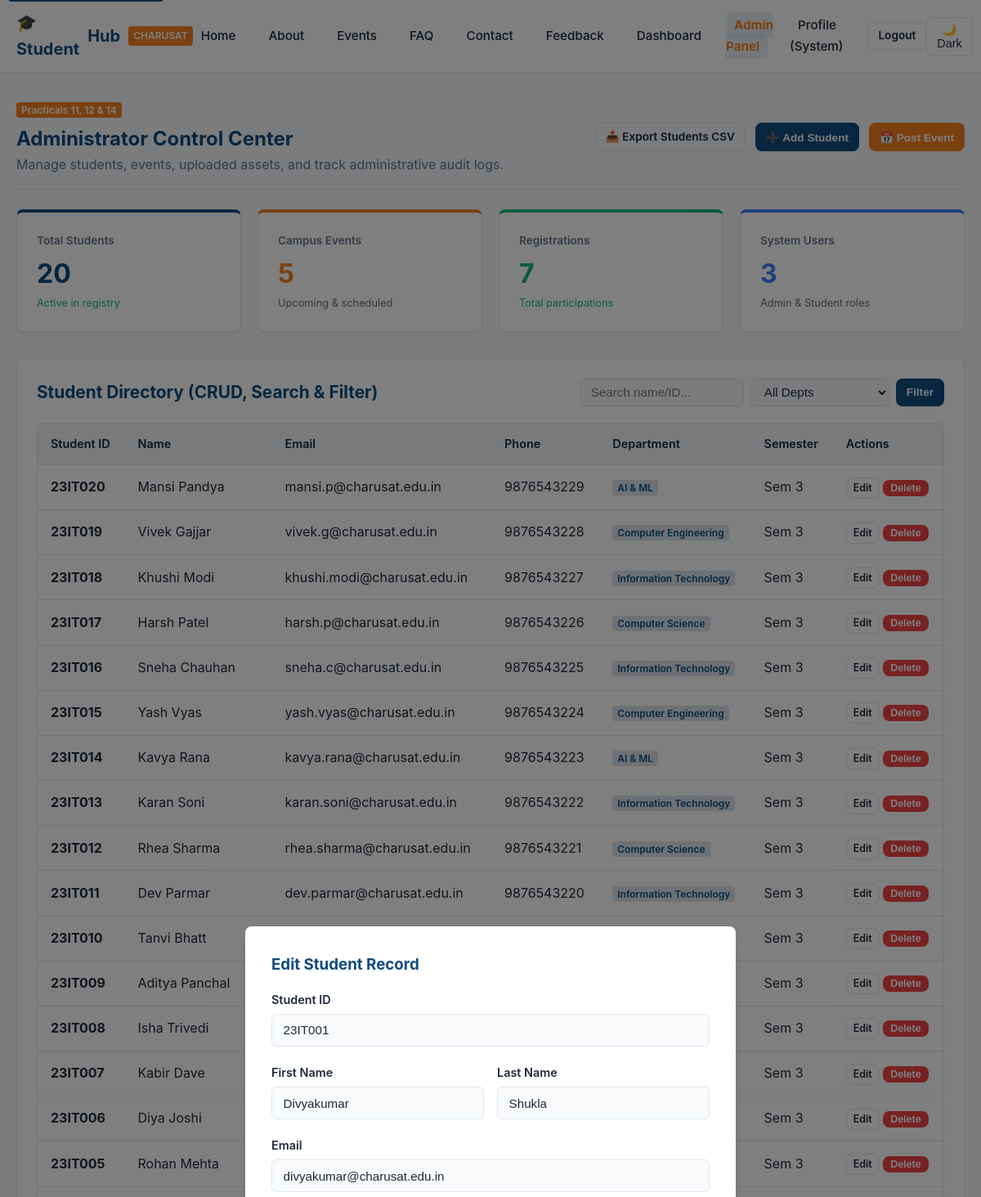
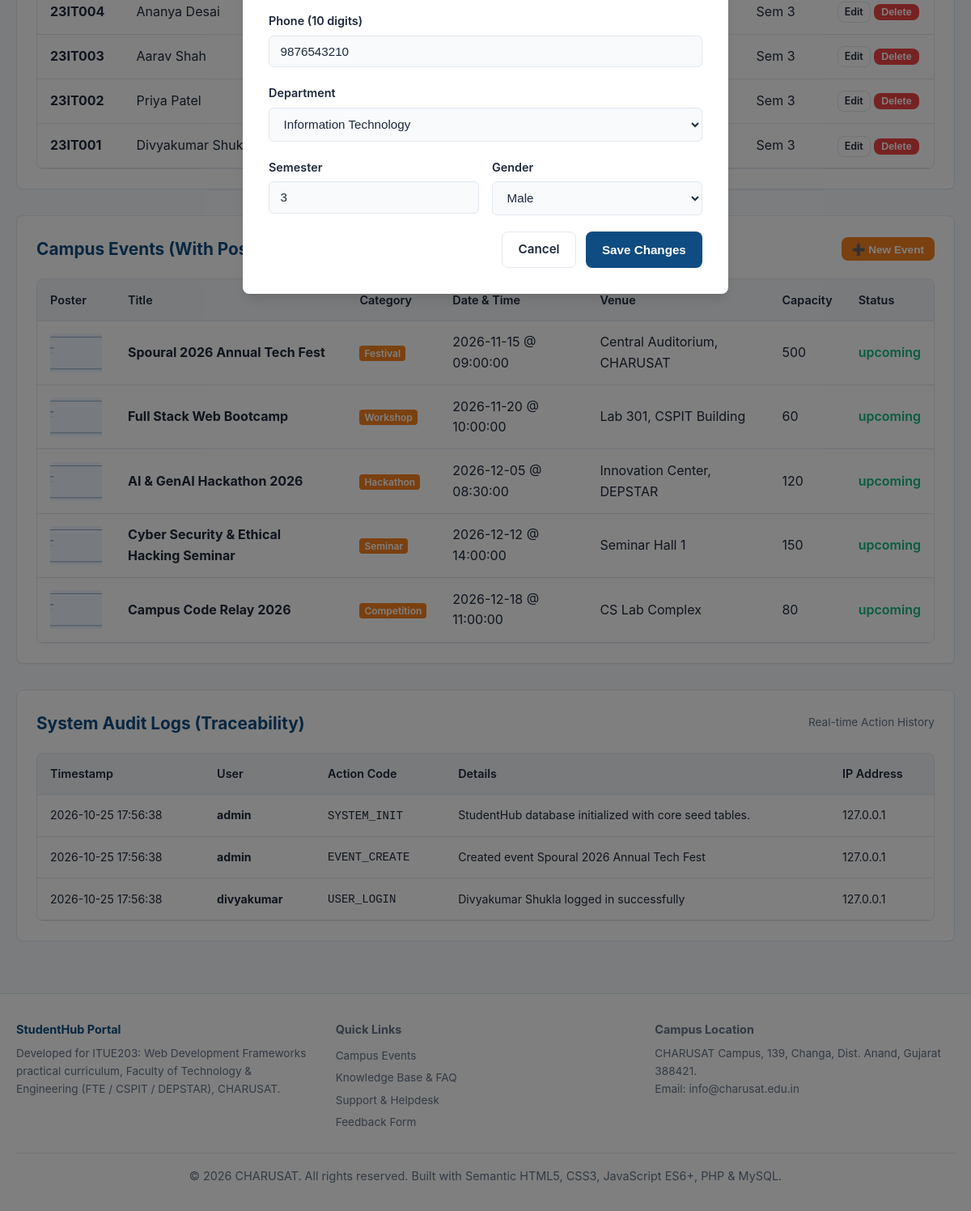
The app's page /admin.php?edit_student=1 (signed in) with its own data (2 pictures, top to bottom).
### tables this page shows
CREATE TABLE `students` (
  `id` INT AUTO_INCREMENT PRIMARY KEY,
  `user_id` INT NULL,
  `student_id` VARCHAR(20) NOT NULL UNIQUE,
  `first_name` VARCHAR(50) NOT NULL,
  `last_name` VARCHAR(50) NOT NULL,
  `email` VARCHAR(100) NOT NULL UNIQUE,
  `phone` VARCHAR(15) NOT NULL,
  `department` VARCHAR(50) NOT NULL,
  `semester` INT NOT NULL DEFAULT 3,
  `gender` ENUM('Male', 'Female', 'Other') NOT NULL,
  `status` ENUM('active', 'inactive', 'deleted') NOT NULL DEFAULT 'active',
  `created_at` TIMESTAMP DEFAULT CURRENT_TIMESTAMP,
  `updated_at` TIMESTAMP DEFAULT CURRENT_TIMESTAMP ON UPDATE CURRENT_TIMESTAMP,
  CONSTRAINT `fk_students_user` FOREIGN KEY (`user_id`) REFERENCES `users` (`id`) ON DELETE SET NULL
);

CREATE TABLE `events` (
  `id` INT AUTO_INCREMENT PRIMARY KEY,
  `title` VARCHAR(150) NOT NULL,
  `category` VARCHAR(50) NOT NULL,
  `description` TEXT NOT NULL,
  `event_date` DATE NOT NULL,
  `event_time` TIME NOT NULL,
  `venue` VARCHAR(100) NOT NULL,
  `poster_image` VARCHAR(255) DEFAULT 'default_event.jpg',
  `capacity` INT NOT NULL DEFAULT 100,
  `status` ENUM('upcoming', 'completed', 'cancelled') NOT NULL DEFAULT 'upcoming',
  `created_by` INT NULL,
  `created_at` TIMESTAMP DEFAULT CURRENT_TIMESTAMP,
  `updated_at` TIMESTAMP DEFAULT CURRENT_TIMESTAMP ON UPDATE CURRENT_TIMESTAMP,
  CONSTRAINT `fk_events_created_by` FOREIGN KEY (`created_by`) REFERENCES `users` (`id`) ON DELETE SET NULL
);

CREATE TABLE `audit_logs` (
  `id` INT AUTO_INCREMENT PRIMARY KEY,
  `user_id` INT NULL,
  `action` VARCHAR(100) NOT NULL,
  `details` TEXT NULL,
  `ip_address` VARCHAR(45) NULL,
  `created_at` TIMESTAMP DEFAULT CURRENT_TIMESTAMP,
  CONSTRAINT `fk_audit_user` FOREIGN KEY (`user_id`) REFERENCES `users` (`id`) ON DELETE SET NULL
);

CREATE TABLE `users` (
  `id` INT AUTO_INCREMENT PRIMARY KEY,
  `username` VARCHAR(50) NOT NULL UNIQUE,
  `email` VARCHAR(100) NOT NULL UNIQUE,
  `password` VARCHAR(255) NOT NULL,
  `role` ENUM('admin', 'student') NOT NULL DEFAULT 'student',
  `full_name` VARCHAR(100) NOT NULL,
  `status` ENUM('active', 'inactive') NOT NULL DEFAULT 'active',
  `last_login` DATETIME NULL,
  `created_at` TIMESTAMP DEFAULT CURRENT_TIMESTAMP,
  `updated_at` TIMESTAMP DEFAULT CURRENT_TIMESTAMP ON UPDATE CURRENT_TIMESTAMP
);

### includes/db.php (called while the page is built, shortened)
<?php
if (class_exists('mysqli')) {
    $conn = @new mysqli(DB_HOST, DB_USER, DB_PASS, DB_NAME, DB_PORT);
    if ($conn->connect_error) {
        error_log("StudentHub DB Connection Error: " . $conn->connect_error);
    } else {
        $db_connected = true;
    }
} else {
    error_log('StudentHub requires the PHP mysqli extension. Enable mysqli in php.ini.');
}
?>

### admin.php (the view, shortened to what this page needs)
<?php
require_once __DIR__ . '/includes/db.php';
$stats = ['students' => 20, 'events' => 5, 'registrations' => 7, 'users' => 3];
$student_list = [];
$event_list = [];
$audit_list = [];
if ($db_connected) {
    $res = $conn->query("SELECT COUNT(*) AS c FROM students WHERE status != 'deleted'");
    if ($res) $stats['students'] = $res->fetch_assoc()['c'];
    $res = $conn->query("SELECT COUNT(*) AS c FROM events");
    if ($res) $stats['events'] = $res->fetch_assoc()['c'];
    $res = $conn->query("SELECT COUNT(*) AS c FROM registrations");
    if ($res) $stats['registrations'] = $res->fetch_assoc()['c'];
    $res = $conn->query("SELECT COUNT(*) AS c FROM users");
    if ($res) $stats['users'] = $res->fetch_assoc()['c'];
    $sql = "SELECT * FROM students WHERE status != 'deleted'";
    $sql .= " ORDER BY id DESC LIMIT 50";
    $st_stmt = $conn->prepare($sql);
    $st_stmt->execute();
    $student_list = $st_stmt->get_result()->fetch_all(MYSQLI_ASSOC);
    $ev_res = $conn->query("SELECT * FROM events ORDER BY event_date ASC");
    if ($ev_res) $event_list = $ev_res->fetch_all(MYSQLI_ASSOC);
    $aud_res = $conn->query("SELECT a.*, u.username FROM audit_logs a LEFT JOIN users u ON a.user_id = u.id ORDER BY a.created_at DESC LIMIT 15");
    if ($aud_res) $audit_list = $aud_res->fetch_all(MYSQLI_ASSOC);
}
$edit_student = null;
if (isset($_GET['edit_student']) && $db_connected) {
    $edit_id = (int)$_GET['edit_student'];
    $edit_stmt = $conn->prepare("SELECT * FROM students WHERE id = ? AND status != 'deleted'");
    $edit_stmt->bind_param('i', $edit_id);
    $edit_stmt->execute();
    $edit_student = $edit_stmt->get_result()->fetch_assoc();
}
require_once __DIR__ . '/includes/header.php';
?>
<section style="margin-bottom: 2rem;">
  <div style="display: flex; justify-content: space-between; align-items: center; flex-wrap: wrap; gap: 1rem; margin-bottom: 1.5rem; border-bottom: 1px solid var(--border-color); padding-bottom: 1rem;">
    <div>
      <span class="brand-badge" style="background: var(--secondary-color);">Practicals 11, 12 & 14</span>
      <h1 style="color: var(--primary-color); margin-top: 0.25rem;">Administrator Control Center</h1>
      <p style="color: var(--text-muted);">Manage students, events, uploaded assets, and track administrative audit logs.</p>
    </div>
    <div style="display: flex; gap: 0.75rem;">
      <a href="admin.php?action=export_students" class="btn btn-outline btn-sm">📥 Export Students CSV</a>
      <button class="btn btn-primary btn-sm" onclick="openModal('addStudentModal')">➕ Add Student</button>
      <button class="btn btn-secondary btn-sm" onclick="openModal('addEventModal')">📅 Post Event</button>
    </div>
  </div>
  <div style="display: grid; grid-template-columns: repeat(auto-fit, minmax(220px, 1fr)); gap: 1.25rem; margin-bottom: 2rem;">
    <div class="card" style="border-top: 4px solid var(--primary-color);">
      <div style="color: var(--text-muted); font-size: 0.85rem; font-weight: 600;">Total Students</div>
      <div style="font-size: 2rem; font-weight: 700; color: var(--primary-color); margin-top: 0.25rem;"><?php echo $stats['students']; ?></div>
      <div style="font-size: 0.8rem; color: var(--accent-color);">Active in registry</div>
    </div>
    <div class="card" style="border-top: 4px solid var(--secondary-color);">
      <div style="color: var(--text-muted); font-size: 0.85rem; font-weight: 600;">Campus Events</div>
      <div style="font-size: 2rem; font-weight: 700; color: var(--secondary-color); margin-top: 0.25rem;"><?php echo $stats['events']; ?></div>
      <div style="font-size: 0.8rem; color: var(--text-muted);">Upcoming & scheduled</div>
    </div>
    <div class="card" style="border-top: 4px solid var(--accent-color);">
      <div style="color: var(--text-muted); font-size: 0.85rem; font-weight: 600;">Registrations</div>
      <div style="font-size: 2rem; font-weight: 700; color: var(--accent-color); margin-top: 0.25rem;"><?php echo $stats['registrations']; ?></div>
      <div style="font-size: 0.8rem; color: var(--accent-color);">Total participations</div>
    </div>
    <div class="card" style="border-top: 4px solid var(--info-color);">
      <div style="color: var(--text-muted); font-size: 0.85rem; font-weight: 600;">System Users</div>
      <div style="font-size: 2rem; font-weight: 700; color: var(--info-color); margin-top: 0.25rem;"><?php echo $stats['users']; ?></div>
      <div style="font-size: 0.8rem; color: var(--text-muted);">Admin & Student roles</div>
    </div>
  </div>
  <div class="card" style="margin-bottom: 2rem;">
    <div style="display: flex; justify-content: space-between; align-items: center; flex-wrap: wrap; gap: 1rem; margin-bottom: 1.25rem;">
      <h2 style="font-size: 1.3rem; color: var(--primary-color);">Student Directory (CRUD, Search & Filter)</h2>
      <form method="GET" action="admin.php" style="display: flex; gap: 0.5rem; flex-wrap: wrap;">
        <input type="text" name="st_search" class="form-control" style="width: 200px; padding: 0.4rem 0.75rem;" placeholder="Search name/ID..." value="<?php echo htmlspecialchars($_GET['st_search'] ?? ''); ?>">
        <select name="st_dept" class="form-control" style="width: 170px; padding: 0.4rem 0.75rem;">
          <option value="all">All Depts</option>
        </select>
        <button type="submit" class="btn btn-primary btn-sm">Filter</button>
      </form>
    </div>
    <div class="table-responsive">
      <table class="table">
        <thead>
          <tr>
            <th>Student ID</th>
            <th>Name</th>
            <th>Email</th>
            <th>Phone</th>
            <th>Department</th>
            <th>Semester</th>
            <th>Actions</th>
          </tr>
        </thead>
        <tbody>
          <?php if (empty($student_list)): ?>
            <tr><td colspan="7" style="text-align:center; color:var(--text-muted);">No student records found.</td></tr>
          <?php else: ?>
            <?php foreach ($student_list as $st): ?>
              <tr>
                <td><strong><?php echo htmlspecialchars($st['student_id']); ?></strong></td>
                <td><?php echo htmlspecialchars($st['first_name'] . ' ' . $st['last_name']); ?></td>
                <td><?php echo htmlspecialchars($st['email']); ?></td>
                <td><?php echo htmlspecialchars($st['phone']); ?></td>
                <td><span class="brand-badge" style="background: rgba(15,76,129,0.15); color: var(--primary-color);"><?php echo htmlspecialchars($st['department']); ?></span></td>
                <td>Sem <?php echo htmlspecialchars($st['semester']); ?></td>
                <td>
                  <a class="btn btn-outline btn-sm" style="padding:2px 8px;font-size:.78rem;" href="admin.php?edit_student=<?php echo (int)$st['id']; ?>">Edit</a>
                  <form method="POST" action="admin.php" onsubmit="return confirm('Confirm deleting student <?php echo htmlspecialchars($st['student_id']); ?>?');" style="display:inline;">
                    <button type="submit" class="btn btn-danger btn-sm" style="padding: 2px 8px; font-size: 0.78rem;">Delete</button>
                  </form>
                </td>
              </tr>
            <?php endforeach; ?>
          <?php endif; ?>
        </tbody>
      </table>
    </div>
  </div>
  <div class="card" style="margin-bottom: 2rem;">
    <div style="display: flex; justify-content: space-between; align-items: center; margin-bottom: 1.25rem;">
      <h2 style="font-size: 1.3rem; color: var(--primary-color);">Campus Events (With Poster Validation)</h2>
      <button class="btn btn-secondary btn-sm" onclick="openModal('addEventModal')">➕ New Event</button>
    </div>
    <div class="table-responsive">
      <table class="table">
        <thead>
          <tr>
            <th>Poster</th>
            <th>Title</th>
            <th>Category</th>
            <th>Date & Time</th>
            <th>Venue</th>
            <th>Capacity</th>
            <th>Status</th>
          </tr>
        </thead>
        <tbody>
          <?php foreach ($event_list as $ev): ?>
            <tr>
              <td>
                <div style="width: 64px; height: 48px; border-radius: 4px; background: #e2e8f0; display:flex; align-items:center; justify-content:center; overflow:hidden;">
                  <img src="<?php echo htmlspecialchars((!empty($ev['poster_image']) && file_exists(__DIR__ . '/assets/uploads/' . basename($ev['poster_image'])) ? 'assets/uploads/' . basename($ev['poster_image']) : 'assets/images/default_event.jpg')); ?>" alt="Event poster" style="width:100%;height:100%;object-fit:cover;" onerror="this.onerror=null;this.src='assets/images/default_event.jpg';">
                </div>
              </td>
              <td><strong><?php echo htmlspecialchars($ev['title']); ?></strong></td>
              <td><span class="brand-badge"><?php echo htmlspecialchars($ev['category']); ?></span></td>
              <td><?php echo htmlspecialchars($ev['event_date']); ?> @ <?php echo htmlspecialchars($ev['event_time']); ?></td>
              <td><?php echo htmlspecialchars($ev['venue']); ?></td>
              <td><?php echo htmlspecialchars($ev['capacity']); ?></td>
              <td><span style="color: var(--accent-color); font-weight:600;"><?php echo htmlspecialchars($ev['status']); ?></span></td>
            </tr>
          <?php endforeach; ?>
        </tbody>
      </table>
    </div>
  </div>
  <div class="card">
    <div style="display: flex; justify-content: space-between; align-items: center; margin-bottom: 1.25rem;">
      <h2 style="font-size: 1.3rem; color: var(--primary-color);">System Audit Logs (Traceability)</h2>
      <span style="font-size: 0.85rem; color: var(--text-muted);">Real-time Action History</span>
    </div>
    <div class="table-responsive">
      <table class="table" style="font-size: 0.88rem;">
        <thead>
          <tr>
            <th>Timestamp</th>
            <th>User</th>
            <th>Action Code</th>
            <th>Details</th>
            <th>IP Address</th>
          </tr>
        </thead>
        <tbody>
          <?php foreach ($audit_list as $log): ?>
            <tr>
              <td><?php echo htmlspecialchars($log['created_at']); ?></td>
              <td><strong><?php echo htmlspecialchars($log['username'] ?? 'System'); ?></strong></td>
              <td><code><?php echo htmlspecialchars($log['action']); ?></code></td>
              <td><?php echo htmlspecialchars($log['details']); ?></td>
              <td><?php echo htmlspecialchars($log['ip_address']); ?></td>
            </tr>
          <?php endforeach; ?>
        </tbody>
      </table>
    </div>
  </div>
</section>
<?php if ($edit_student): ?>
<div id="editStudentModal" class="modal-backdrop" style="display:flex;">
 <div class="modal-content" style="max-width:600px; max-height:90vh; overflow:auto;">
  <h3 style="color:var(--primary-color);margin-bottom:1rem;">Edit Student Record</h3>
  <form method="POST" action="admin.php">
   <div class="form-group"><label class="form-label">Student ID</label><input class="form-control" name="student_id" required value="<?php echo htmlspecialchars($edit_student['student_id']); ?>"></div>
   <div style="display:grid;grid-template-columns:1fr 1fr;gap:1rem;">
    <div class="form-group"><label class="form-label">First Name</label><input class="form-control" name="first_name" required value="<?php echo htmlspecialchars($edit_student['first_name']); ?>"></div>
    <div class="form-group"><label class="form-label">Last Name</label><input class="form-control" name="last_name" required value="<?php echo htmlspecialchars($edit_student['last_name']); ?>"></div>
   </div>
   <div class="form-group"><label class="form-label">Email</label><input type="email" class="form-control" name="email" required value="<?php echo htmlspecialchars($edit_student['email']); ?>"></div>
   <div class="form-group"><label class="form-label">Phone (10 digits)</label><input class="form-control" name="phone" required pattern="[0-9]{10}" value="<?php echo htmlspecialchars($edit_student['phone']); ?>"></div>
   <div class="form-group"><label class="form-label">Department</label><select class="form-control" name="department"><option>Information Technology</option></select></div>
   <div style="display:grid;grid-template-columns:1fr 1fr;gap:1rem;">
    <div class="form-group"><label class="form-label">Semester</label><input type="number" min="1" max="8" class="form-control" name="semester" required value="<?php echo (int)$edit_student['semester']; ?>"></div>
    <div class="form-group"><label class="form-label">Gender</label><select class="form-control" name="gender"><option <?php echo $edit_student['gender']==='Male'?'selected':''; ?>>Male</option></select></div>
   </div>
   <div style="display:flex;justify-content:flex-end;gap:.75rem;"><a class="btn btn-outline" href="admin.php">Cancel</a><button class="btn btn-primary" type="submit">Save Changes</button></div>
  </form>
 </div>
</div>
<?php endif; ?>
<?php require_once __DIR__ . '/includes/footer.php'; ?>

### records on screen
students: student "23IT020", first_name+last_name "Mansi Pandya", email "mansi.p@charusat.edu.in", phone "9876543229", department "AI & ML", semester "3"
students: student "23IT019", first_name+last_name "Vivek Gajjar", email "vivek.g@charusat.edu.in", phone "9876543228", department "Computer Engineering", semester "3"
students: student "23IT018", first_name+last_name "Khushi Modi", email "khushi.modi@charusat.edu.in", phone "9876543227", department "Information Technology", semester "3"
students: student "23IT017", first_name+last_name "Harsh Patel", email "harsh.p@charusat.edu.in", phone "9876543226", department "Computer Science", semester "3"
students: student "23IT016", first_name+last_name "Sneha Chauhan", email "sneha.c@charusat.edu.in", phone "9876543225", department "Information Technology", semester "3"
students: student "23IT015", first_name+last_name "Yash Vyas", email "yash.vyas@charusat.edu.in", phone "9876543224", department "Computer Engineering", semester "3"
students: student "23IT014", first_name+last_name "Kavya Rana", email "kavya.rana@charusat.edu.in", phone "9876543223", department "AI & ML", semester "3"
students: student "23IT013", first_name+last_name "Karan Soni", email "karan.soni@charusat.edu.in", phone "9876543222", department "Information Technology", semester "3"
students: student "23IT012", first_name+last_name "Rhea Sharma", email "rhea.sharma@charusat.edu.in", phone "9876543221", department "Computer Science", semester "3"
students: student "23IT011", first_name+last_name "Dev Parmar", email "dev.parmar@charusat.edu.in", phone "9876543220", department "Information Technology", semester "3"
students: student "23IT010", first_name+last_name "Tanvi Bhatt", semester "3"
students: student "23IT009", first_name+last_name "Aditya Panchal", semester "3"
students: student "23IT008", first_name+last_name "Isha Trivedi", semester "3"
students: student "23IT007", first_name+last_name "Kabir Dave", semester "3"
students: student "23IT006", first_name+last_name "Diya Joshi", semester "3"
students: student "23IT005", first_name+last_name "Rohan Mehta", semester "3"
students: student "23IT004", first_name+last_name "Ananya Desai", semester "3"
students: student "23IT003", first_name+last_name "Aarav Shah", semester "3"
students: student "23IT002", first_name+last_name "Priya Patel", semester "3"
students: student "23IT001", first_name+last_name "Divyakumar Shukla", semester "3", student_id "23IT001", first_name "Divyakumar", last_name "Shukla", email "divyakumar@charusat.edu.in", phone "9876543210", gender "Male"
events: title "Spoural 2026 Annual Tech Fest", category "Festival", event_date "2026-11-15", event_time "09:00:00", venue "Central Auditorium, CHARUSAT", capacity "500", status "upcoming"
events: title "Full Stack Web Bootcamp", category "Workshop", event_date "2026-11-20", event_time "10:00:00", venue "Lab 301, CSPIT Building", capacity "60", status "upcoming"
events: title "AI & GenAI Hackathon 2026", category "Hackathon", event_date "2026-12-05", event_time "08:30:00", venue "Innovation Center, DEPSTAR", capacity "120", status "upcoming"
events: title "Cyber Security & Ethical Hacking Seminar", category "Seminar", event_date "2026-12-12", event_time "14:00:00", venue "Seminar Hall 1", capacity "150", status "upcoming"
events: title "Campus Code Relay 2026", category "Competition", event_date "2026-12-18", event_time "11:00:00", venue "CS Lab Complex", capacity "80", status "upcoming"
audit_logs: created_at "2026-10-25 17:56:38", user.username "admin", action "SYSTEM_INIT", details "StudentHub database initialized with core seed tables.", ip_address "127.0.0.1"
audit_logs: created_at "2026-10-25 17:56:38", user.username "admin", action "EVENT_CREATE", details "Created event Spoural 2026 Annual Tech Fest", ip_address "127.0.0.1"
audit_logs: created_at "2026-10-25 17:56:38", user.username "divyakumar", action "USER_LOGIN", details "Divyakumar Shukla logged in successfully", ip_address "127.0.0.1"

### other values on screen
explode(' ', $user_name)[0] "System"
$stats['students'] "20"
$stats['events'] "5"
$stats['registrations'] "7"
$stats['users'] "3"
